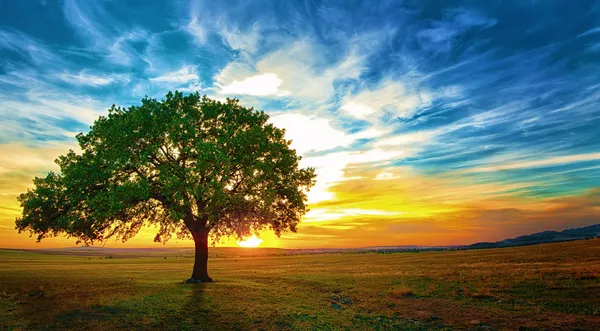
#> input picture Final exam (codes) - MCQ not included/Q4/nature.jpg, 600 x 331 px
$ jupyter execute Q4.ipynb
#> lines starting #> are read from the running program, lines starting #| are printed output that depends on the picture
[cell 1]
import cv2
import numpy as np
import matplotlib.pyplot as plt

[cell 2]
def nothing(x):
    pass

cv2.namedWindow("Color")

cv2.createTrackbar("image", "Color", 0, 1, nothing)
cv2.createTrackbar("filters", "Color", 0, 1, nothing)

while 1:
    img1 = cv2.imread("nature.jpg")
#> img1 is the input picture: shape (331, 600, 3); mean B, G, R 102.7, 118.1, 103.6
    img2 = cv2.imread("nature-image-for-website.jpg")
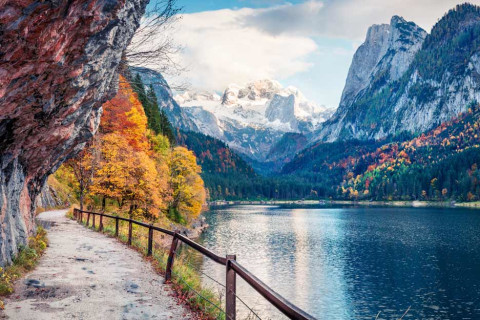
#> input picture Final exam (codes) - MCQ not included/Q4/nature-image-for-website.jpg, 480 x 320 px
#> img2 is the input picture: shape (320, 480, 3); mean B, G, R 135.1, 128.7, 120.7

    image = cv2.getTrackbarPos("image", "Color")
    filters = cv2.getTrackbarPos("filters", "Color")

    if image==0 and filters==0:
        img1 = cv2.blur(img1, (5, 5))
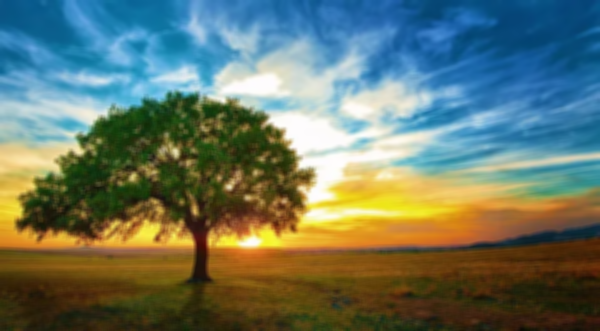
#> img1: shape (331, 600, 3); mean B, G, R 102.7, 118.1, 103.6
        cv2.imshow("Color", img1)

    elif image==1 and filters==0:
        img2 = cv2.blur(img2, (5, 5))
        cv2.imshow("Color", img2)

    elif image==0 and filters==1:
        img1 = cv2.Canny(img1, 50, 120)
        cv2.imshow("Color", img1)

    else:
        img2 = cv2.Canny(img2, 50, 120)
        cv2.imshow("Color", img2)

    k = cv2.waitKey(1)
#> (key q is pressed here)
    if k == ord('q'):
        break

cv2.destroyAllWindows()
